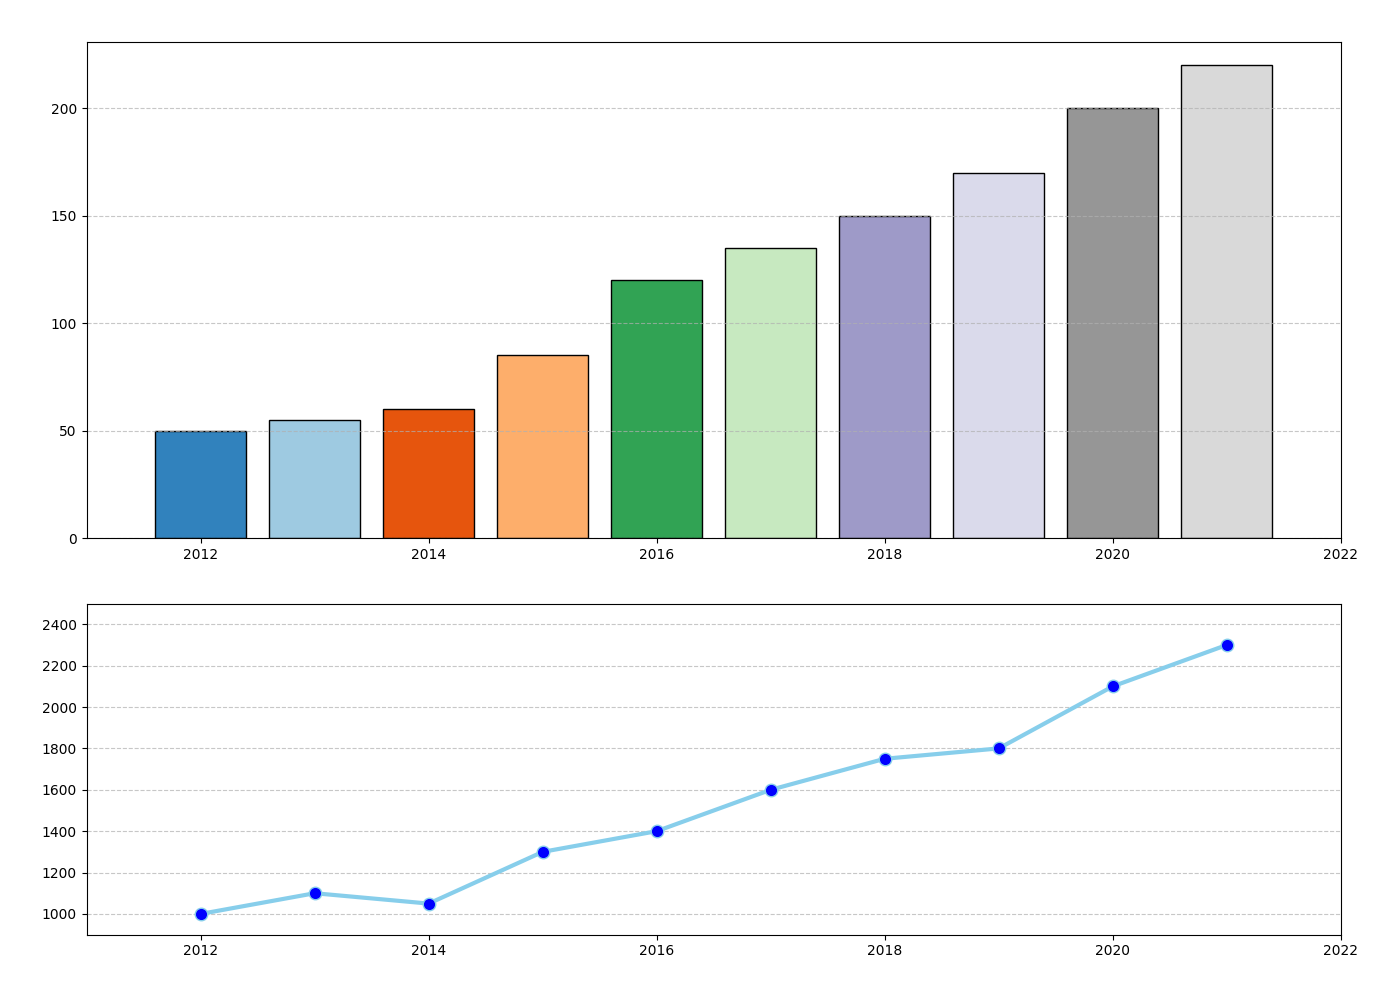

Python code for this plot:
import matplotlib.pyplot as plt
import numpy as np

years = np.arange(2012, 2022)
startups_founded = [50, 55, 60, 85, 120, 135, 150, 170, 200, 220]
years_line = np.arange(2012, 2022)
employees = [1000, 1100, 1050, 1300, 1400, 1600, 1750, 1800, 2100, 2300]

fig, (ax1, ax2) = plt.subplots(2, 1, figsize=(14, 10), gridspec_kw={'height_ratios': [3, 2]})

# Bar chart
ax1.bar(years, startups_founded, color=plt.cm.tab20c(np.linspace(0, 1, len(startups_founded))), edgecolor='black')
ax1.yaxis.grid(True, linestyle='--', alpha=0.7)
ax1.set_xlim(2011, 2022)

# Line chart
ax2.plot(years_line, employees, marker='o', color='skyblue', markerfacecolor='blue', markersize=9, linewidth=3)
ax2.yaxis.grid(True, linestyle='--', alpha=0.7)
ax2.set_xlim(2011, 2022)
ax2.set_ylim(900, 2500)

fig.tight_layout(pad=3.0)

plt.show()
